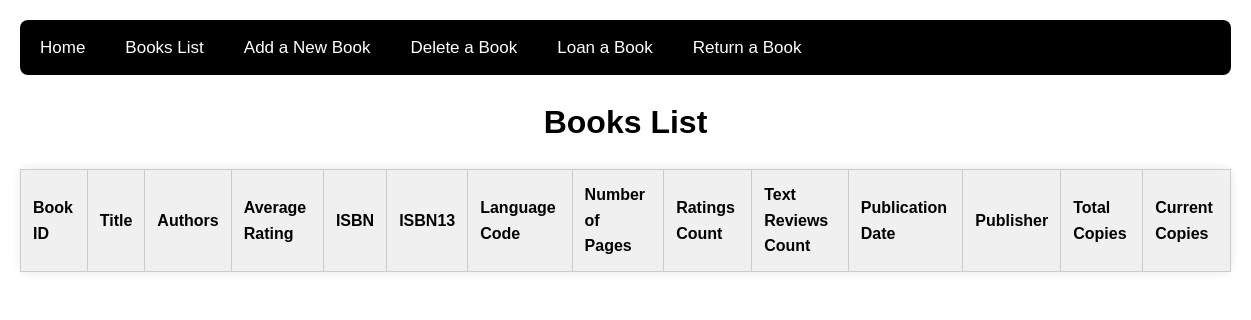
Before: /books_list with the older database file.
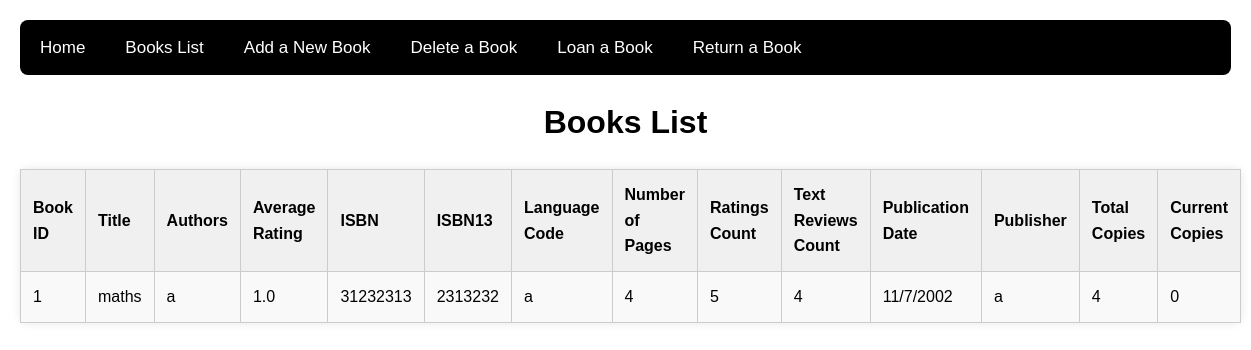
After: the same page with the newer database file.
### app.py (models this page shows, shortened)
class Books(db.Model):
    bookID = db.Column(db.String(250), primary_key=True, nullable=False)
    title = db.Column(db.String(250), nullable=False)
    authors = db.Column(db.String(250))
    average_rating = db.Column(db.String(250))
    isbn = db.Column(db.String(250))
    isbn13 = db.Column(db.String(250))
    language_code = db.Column(db.String(250))
    num_pages = db.Column(db.Integer)
    ratings_count = db.Column(db.Integer)
    text_reviews_count = db.Column(db.Integer)
    publication_date = db.Column(db.String(250))
    publisher = db.Column(db.String(250))
    no_of_copies_total = db.Column(db.Integer)
    no_of_copies_current = db.Column(db.Integer)

### app.py (the view)
@app.route('/books_list')
def books_list():
    books = Books.query.all()
    return render_template('books_list.html', books=books)

### templates/books_list.html (shortened to what this page needs)
<!DOCTYPE html>
<html lang="en">
<head>
    <link rel="stylesheet" href="/static/css/styles.css">
</head>
<body>
    <nav>
        <a href="./">Home</a>
        <a href="books_list">Books List</a>
        <a href="add_book">Add a New Book</a>
        <a href="delete_book">Delete a Book</a>
        <a href="loan_book">Loan a Book</a>
        <a href="return_book">Return a Book</a>
    </nav>
    <h1>Books List</h1>
    <table>
        <tr>
            <th>Book ID</th>
            <th>Title</th>
            <th>Authors</th>
            <th>Average Rating</th>
            <th>ISBN</th>
            <th>ISBN13</th>
            <th>Language Code</th>
            <th>Number of Pages</th>
            <th>Ratings Count</th>
            <th>Text Reviews Count</th>
            <th>Publication Date</th>
            <th>Publisher</th>
            <th>Total Copies</th>
            <th>Current Copies</th>
        </tr>
        {% for book in books %}
        <tr>
            <td>{{ book.bookID }}</td>
            <td>{{ book.title }}</td>
            <td>{{ book.authors }}</td>
            <td>{{ book.average_rating }}</td>
            <td>{{ book.isbn }}</td>
            <td>{{ book.isbn13 }}</td>
            <td>{{ book.language_code }}</td>
            <td>{{ book.num_pages }}</td>
            <td>{{ book.ratings_count }}</td>
            <td>{{ book.text_reviews_count }}</td>
            <td>{{ book.publication_date }}</td>
            <td>{{ book.publisher }}</td>
            <td>{{ book.no_of_copies_total }}</td>
            <td>{{ book.no_of_copies_current }}</td>
        </tr>
        {% endfor %}
    </table>
</body>
</html>

### static/css/styles.css (style rules this page uses)
body { font-family: Arial, sans-serif; background-color: #fff; color: #000; margin: 20px; line-height: 1.6; }
h1, h2 { color: #000; text-align: center; }
nav { background-color: #000; overflow: hidden; border-radius: 8px; margin-bottom: 20px; }
nav a { float: left; display: block; color: white; text-align: center; padding: 14px 20px; text-decoration: none; font-size: 17px; }
table { width: 100%; border-collapse: collapse; margin-bottom: 20px; background-color: #fff; border-radius: 8px; box-shadow: 0 0 10px rgba(0, 0, 0, 0.1); color: #000; }
table, th, td { border: 1px solid #ccc; }
th, td { padding: 12px; text-align: left; }
th { background-color: #f0f0f0; }
tr:nth-child(even) { background-color: #f9f9f9; }

Changed rows visible on the page:
added Books: bookID "1", title "maths", authors "a", average_rating "1.0", isbn "31232313", isbn13 "2313232", language_code "a", num_pages "4", ratings_count "5", text_reviews_count "4", publication_date "11/7/2002", publisher "a", no_of_copies_total "4", no_of_copies_current "0"
